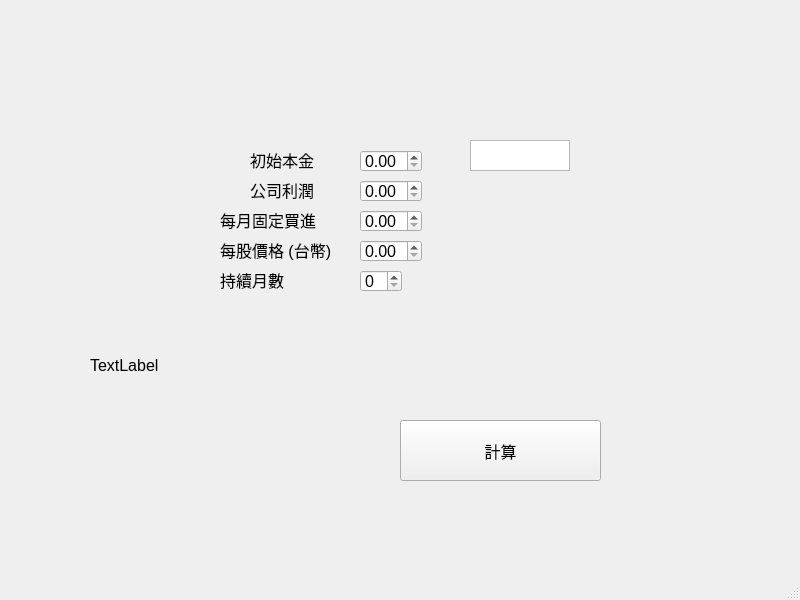
<?xml version="1.0" encoding="UTF-8"?>
<ui version="4.0">
 <class>MainWindow</class>
 <widget class="QMainWindow" name="MainWindow">
  <property name="geometry">
   <rect>
    <x>0</x>
    <y>0</y>
    <width>800</width>
    <height>600</height>
   </rect>
  </property>
  <property name="windowTitle">
   <string>MainWindow</string>
  </property>
  <widget class="QWidget" name="centralwidget">
   <widget class="QDoubleSpinBox" name="init_principal_spinbox">
    <property name="geometry">
     <rect>
      <x>360</x>
      <y>150</y>
      <width>62</width>
      <height>22</height>
     </rect>
    </property>
    <property name="font">
     <font>
      <family>Yu Gothic UI</family>
      <pointsize>12</pointsize>
     </font>
    </property>
   </widget>
   <widget class="QDoubleSpinBox" name="profit_spinbox">
    <property name="geometry">
     <rect>
      <x>360</x>
      <y>180</y>
      <width>62</width>
      <height>22</height>
     </rect>
    </property>
    <property name="font">
     <font>
      <family>Yu Gothic UI</family>
      <pointsize>12</pointsize>
     </font>
    </property>
   </widget>
   <widget class="QDoubleSpinBox" name="monthly_fixed_purchase_spinbox">
    <property name="geometry">
     <rect>
      <x>360</x>
      <y>210</y>
      <width>62</width>
      <height>22</height>
     </rect>
    </property>
    <property name="font">
     <font>
      <family>Yu Gothic UI</family>
      <pointsize>12</pointsize>
     </font>
    </property>
   </widget>
   <widget class="QDoubleSpinBox" name="price_per_share_spinbox">
    <property name="geometry">
     <rect>
      <x>360</x>
      <y>240</y>
      <width>62</width>
      <height>22</height>
     </rect>
    </property>
    <property name="font">
     <font>
      <family>Yu Gothic UI</family>
      <pointsize>12</pointsize>
     </font>
    </property>
   </widget>
   <widget class="QSpinBox" name="n_months_spinbox">
    <property name="geometry">
     <rect>
      <x>360</x>
      <y>270</y>
      <width>42</width>
      <height>22</height>
     </rect>
    </property>
    <property name="font">
     <font>
      <family>Yu Gothic UI</family>
      <pointsize>12</pointsize>
     </font>
    </property>
   </widget>
   <widget class="QLabel" name="result_label">
    <property name="geometry">
     <rect>
      <x>90</x>
      <y>320</y>
      <width>571</width>
      <height>91</height>
     </rect>
    </property>
    <property name="font">
     <font>
      <family>Yu Gothic UI</family>
      <pointsize>12</pointsize>
     </font>
    </property>
    <property name="text">
     <string>TextLabel</string>
    </property>
   </widget>
   <widget class="QPushButton" name="calculate_button">
    <property name="geometry">
     <rect>
      <x>400</x>
      <y>420</y>
      <width>201</width>
      <height>61</height>
     </rect>
    </property>
    <property name="font">
     <font>
      <family>Yu Gothic UI</family>
      <pointsize>12</pointsize>
     </font>
    </property>
    <property name="text">
     <string>計算</string>
    </property>
   </widget>
   <widget class="QLabel" name="result_label_2">
    <property name="geometry">
     <rect>
      <x>250</x>
      <y>150</y>
      <width>91</width>
      <height>20</height>
     </rect>
    </property>
    <property name="font">
     <font>
      <family>Yu Gothic UI</family>
      <pointsize>12</pointsize>
     </font>
    </property>
    <property name="text">
     <string>初始本金</string>
    </property>
   </widget>
   <widget class="QLabel" name="result_label_3">
    <property name="geometry">
     <rect>
      <x>250</x>
      <y>180</y>
      <width>91</width>
      <height>20</height>
     </rect>
    </property>
    <property name="font">
     <font>
      <family>Yu Gothic UI</family>
      <pointsize>12</pointsize>
     </font>
    </property>
    <property name="text">
     <string>公司利潤</string>
    </property>
   </widget>
   <widget class="QLabel" name="result_label_4">
    <property name="geometry">
     <rect>
      <x>220</x>
      <y>210</y>
      <width>121</width>
      <height>20</height>
     </rect>
    </property>
    <property name="font">
     <font>
      <family>Yu Gothic UI</family>
      <pointsize>12</pointsize>
     </font>
    </property>
    <property name="text">
     <string>每月固定買進</string>
    </property>
   </widget>
   <widget class="QLabel" name="result_label_5">
    <property name="geometry">
     <rect>
      <x>220</x>
      <y>240</y>
      <width>121</width>
      <height>20</height>
     </rect>
    </property>
    <property name="font">
     <font>
      <family>Yu Gothic UI</family>
      <pointsize>12</pointsize>
     </font>
    </property>
    <property name="text">
     <string>每股價格 (台幣)</string>
    </property>
   </widget>
   <widget class="QLabel" name="result_label_6">
    <property name="geometry">
     <rect>
      <x>220</x>
      <y>270</y>
      <width>121</width>
      <height>20</height>
     </rect>
    </property>
    <property name="font">
     <font>
      <family>Yu Gothic UI</family>
      <pointsize>12</pointsize>
     </font>
    </property>
    <property name="text">
     <string>持續月數</string>
    </property>
   </widget>
   <widget class="QTextEdit" name="init_principal">
    <property name="geometry">
     <rect>
      <x>470</x>
      <y>140</y>
      <width>100</width>
      <height>31</height>
     </rect>
    </property>
    <property name="font">
     <font>
      <family>Yu Gothic UI</family>
     </font>
    </property>
    <property name="html">
     <string>&lt;!DOCTYPE HTML PUBLIC &quot;-//W3C//DTD HTML 4.0//EN&quot; &quot;http://www.w3.org/TR/REC-html40/strict.dtd&quot;&gt;
&lt;html&gt;&lt;head&gt;&lt;meta name=&quot;qrichtext&quot; content=&quot;1&quot; /&gt;&lt;style type=&quot;text/css&quot;&gt;
p, li { white-space: pre-wrap; }
&lt;/style&gt;&lt;/head&gt;&lt;body style=&quot; font-family:'Yu Gothic UI'; font-size:9pt; font-weight:400; font-style:normal;&quot;&gt;
&lt;p style=&quot;-qt-paragraph-type:empty; margin-top:0px; margin-bottom:0px; margin-left:0px; margin-right:0px; -qt-block-indent:0; text-indent:0px; font-family:'PMingLiU';&quot;&gt;&lt;br /&gt;&lt;/p&gt;&lt;/body&gt;&lt;/html&gt;</string>
    </property>
   </widget>
  </widget>
  <widget class="QMenuBar" name="menubar">
   <property name="geometry">
    <rect>
     <x>0</x>
     <y>0</y>
     <width>800</width>
     <height>21</height>
    </rect>
   </property>
  </widget>
  <widget class="QStatusBar" name="statusbar"/>
 </widget>
 <resources/>
 <connections/>
</ui>
